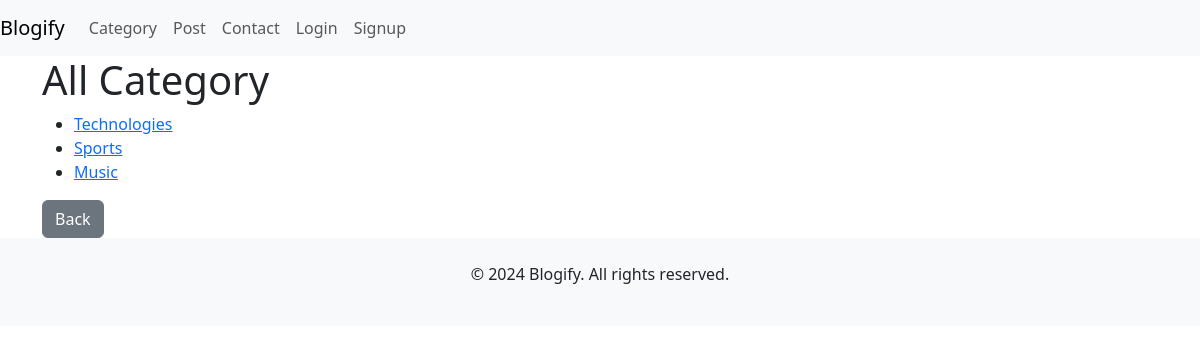
The app's page /category/, older data.
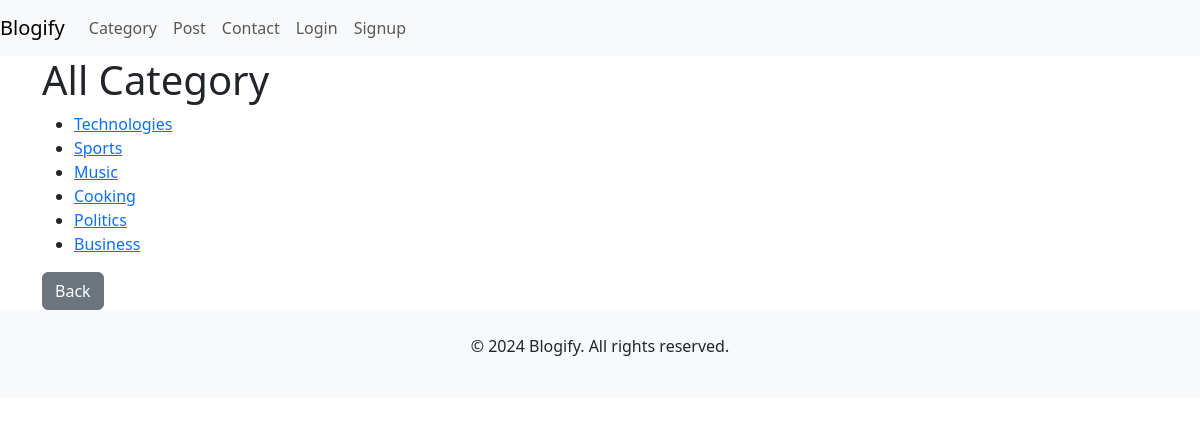
The same page, newer data.
### blog/models.py (models this page shows)
class Category(models.Model):
    name = models.CharField(max_length=100, unique=True)
    description = models.TextField(blank=True, null=True)
    image = models.ImageField(upload_to='category_images/', null=True, blank=True)
    def __str__(self):
        return self.name

### blog/views.py (the view)
# urls.py: path('category/', views.CategoryList, name='category_list'),
def CategoryList(request):
    categories = Category.objects.all()
    print(" categories:",categories)
    return render(request, 'category_list.html', {'categories':categories})

### blog/templates/category_list.html (shortened to what this page needs)
{% extends 'blog_base.html' %}
{% block content %}
    <h1>All Category</h1>
    <ul>
        {% for category in categories %}
            <li><a href="{% url 'category_post' category.id %}">{{ category.name }}</a></li>
        {% endfor %}
    </ul>
    <a href="{% url 'landing_page'%}" class="btn btn-secondary">Back</a>
{% endblock %}

Row changes from the older to the newer data that the page shows:
added Category: name "Cooking"
added Category: name "Politics"
added Category: name "Business"
